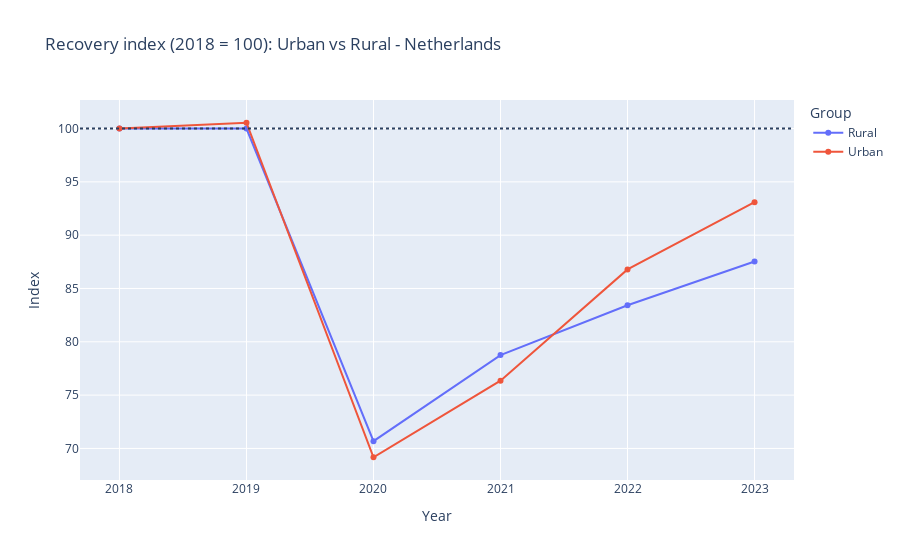

Source (notebook cell):
### Code cell
#Group the urbanisation degrees into 2 groups: Urban & Rural
group_map = {
    "Extremely urbanised": "Urban",
    "Strongly urbanised": "Urban",
    "Moderately urbanised": "Urban",
    "Hardly urbanised": "Rural",
    "Not urbanised": "Rural",
}

# Defining the function uvr (urban vs rural), where the 2 groups are defined by group_map
uvr = (
    df.assign(Periods=lambda d: pd.to_numeric(d["Periods"], errors="coerce"),
              Group=lambda d: d["Region characteristics"].map(group_map))
      .loc[:, ["Periods", "Group", "Total travel"]]
      .groupby(["Periods", "Group"], as_index=False)["Total travel"].sum()
)

base_grp = uvr.loc[uvr["Periods"] == ref_year].set_index("Group")["Total travel"]
uvr["Index"] = uvr["Total travel"] / uvr["Group"].map(base_grp) * 100

# Create the lineplot of indexes over time for uvr
fig2 = px.line(uvr, x="Periods", y="Index", color="Group", markers=True,
               title=f"Recovery index ({ref_year} = 100): Urban vs Rural - Netherlands",
               labels={"Periods": "Year", "Index": "Index"})
fig2.add_hline(y=100, line_dash="dot") #Add the 
fig2.show()

### Figure 1 — Plotly figure (JSON) as saved in the notebook; plotly's stock layout.template omitted (floating-point values rounded to 4 significant figures)
{"data": [{"hovertemplate": "Group=Rural<br>Year=%{x}<br>Index=%{y}<extra></extra>", "legendgroup": "Rural", "line": {"color": "#636efa", "dash": "solid"}, "marker": {"symbol": "circle"}, "mode": "lines+markers", "name": "Rural", "orientation": "v", "showlegend": true, "type": "scatter", "x": [2018, 2019, 2020, 2021, 2022, 2023], "xaxis": "x", "y": [100.0, 100.0, 70.68, 78.75, 83.43, 87.54], "yaxis": "y"}, {"hovertemplate": "Group=Urban<br>Year=%{x}<br>Index=%{y}<extra></extra>", "legendgroup": "Urban", "line": {"color": "#EF553B", "dash": "solid"}, "marker": {"symbol": "circle"}, "mode": "lines+markers", "name": "Urban", "orientation": "v", "showlegend": true, "type": "scatter", "x": [2018, 2019, 2020, 2021, 2022, 2023], "xaxis": "x", "y": [100.0, 100.5, 69.17, 76.36, 86.79, 93.09], "yaxis": "y"}], "layout": {"legend": {"title": {"text": "Group"}, "tracegroupgap": 0}, "shapes": [{"line": {"dash": "dot"}, "type": "line", "x0": 0, "x1": 1, "xref": "x domain", "y0": 100, "y1": 100, "yref": "y"}], "title": {"text": "Recovery index (2018 = 100): Urban vs Rural - Netherlands"}, "xaxis": {"anchor": "y", "domain": [0, 1], "title": {"text": "Year"}}, "yaxis": {"anchor": "x", "domain": [0, 1], "title": {"text": "Index"}}}}
